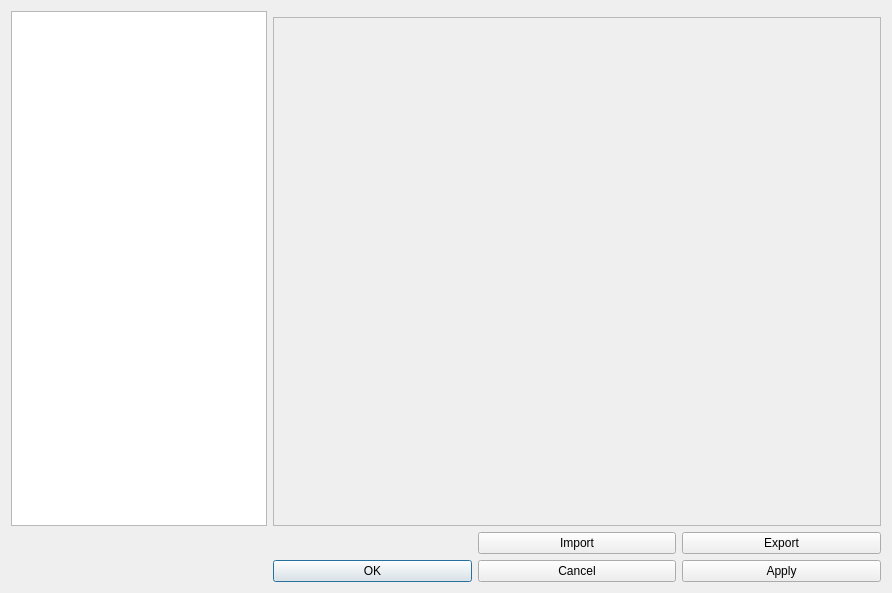
<?xml version="1.0" encoding="UTF-8"?>
<ui version="4.0">
 <class>PreferencesDialog</class>
 <widget class="QDialog" name="PreferencesDialog">
  <property name="geometry">
   <rect>
    <x>0</x>
    <y>0</y>
    <width>892</width>
    <height>593</height>
   </rect>
  </property>
  <property name="sizePolicy">
   <sizepolicy hsizetype="Expanding" vsizetype="Expanding">
    <horstretch>0</horstretch>
    <verstretch>0</verstretch>
   </sizepolicy>
  </property>
  <property name="minimumSize">
   <size>
    <width>0</width>
    <height>0</height>
   </size>
  </property>
  <property name="maximumSize">
   <size>
    <width>16777215</width>
    <height>16777215</height>
   </size>
  </property>
  <property name="windowTitle">
   <string>Preferences</string>
  </property>
  <property name="windowIcon">
   <iconset resource="../../qrgui.qrc">
    <normaloff>:/icons/qreal.png</normaloff>:/icons/qreal.png</iconset>
  </property>
  <layout class="QGridLayout" name="gridLayout">
   <item row="4" column="1">
    <widget class="QPushButton" name="okButton">
     <property name="text">
      <string>OK</string>
     </property>
    </widget>
   </item>
   <item row="4" column="2">
    <widget class="QPushButton" name="cancelButton">
     <property name="text">
      <string>Cancel</string>
     </property>
    </widget>
   </item>
   <item row="4" column="3">
    <widget class="QPushButton" name="applyButton">
     <property name="text">
      <string>Apply</string>
     </property>
    </widget>
   </item>
   <item row="1" column="0" rowspan="2">
    <widget class="QListWidget" name="listWidget">
     <property name="sizePolicy">
      <sizepolicy hsizetype="Preferred" vsizetype="Expanding">
       <horstretch>0</horstretch>
       <verstretch>0</verstretch>
      </sizepolicy>
     </property>
     <property name="maximumSize">
      <size>
       <width>500</width>
       <height>16777215</height>
      </size>
     </property>
     <property name="flow">
      <enum>QListView::TopToBottom</enum>
     </property>
     <property name="viewMode">
      <enum>QListView::ListMode</enum>
     </property>
     <property name="uniformItemSizes">
      <bool>true</bool>
     </property>
     <property name="wordWrap">
      <bool>true</bool>
     </property>
     <property name="currentRow">
      <number>-1</number>
     </property>
    </widget>
   </item>
   <item row="2" column="1" colspan="3">
    <widget class="QScrollArea" name="scrollArea">
     <property name="minimumSize">
      <size>
       <width>0</width>
       <height>0</height>
      </size>
     </property>
     <property name="widgetResizable">
      <bool>true</bool>
     </property>
     <widget class="QWidget" name="scrollAreaWidgetContents">
      <property name="geometry">
       <rect>
        <x>0</x>
        <y>0</y>
        <width>610</width>
        <height>501</height>
       </rect>
      </property>
      <property name="sizePolicy">
       <sizepolicy hsizetype="Preferred" vsizetype="Expanding">
        <horstretch>0</horstretch>
        <verstretch>0</verstretch>
       </sizepolicy>
      </property>
      <layout class="QVBoxLayout" name="verticalLayout">
       <item>
        <widget class="QStackedWidget" name="pageContentWidget">
         <property name="sizePolicy">
          <sizepolicy hsizetype="Preferred" vsizetype="Minimum">
           <horstretch>0</horstretch>
           <verstretch>0</verstretch>
          </sizepolicy>
         </property>
         <widget class="QWidget" name="pageContentWigdetPage1">
          <property name="sizePolicy">
           <sizepolicy hsizetype="Preferred" vsizetype="Preferred">
            <horstretch>0</horstretch>
            <verstretch>0</verstretch>
           </sizepolicy>
          </property>
         </widget>
        </widget>
       </item>
      </layout>
     </widget>
    </widget>
   </item>
   <item row="3" column="3">
    <widget class="QPushButton" name="exportButton">
     <property name="text">
      <string>Export</string>
     </property>
    </widget>
   </item>
   <item row="3" column="2">
    <widget class="QPushButton" name="importButton">
     <property name="text">
      <string>Import</string>
     </property>
    </widget>
   </item>
  </layout>
 </widget>
 <resources>
  <include location="../../qrgui.qrc"/>
 </resources>
 <connections/>
</ui>
